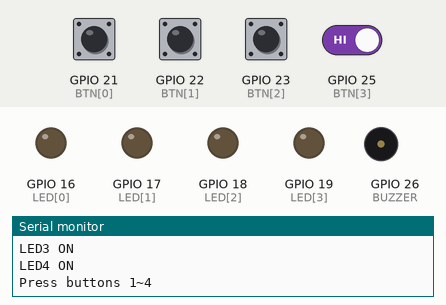
A sketch run on a simulated ESP32. On the bench: output pins drawn as LEDs (lit = HIGH), buzzer (waves = sounding), the last lines printed to the serial monitor. The test bench sets the inputs (shaded band); at power-on: GPIO 21 (BTN[0]), GPIO 22 (BTN[1]), GPIO 23 (BTN[2]), GPIO 25 (BTN[3]) HIGH.

Above: at 3.1 s.
3.2 s: GPIO 21 (BTN[0]) pulled LOW for 0.15 s
At 3.28 s:
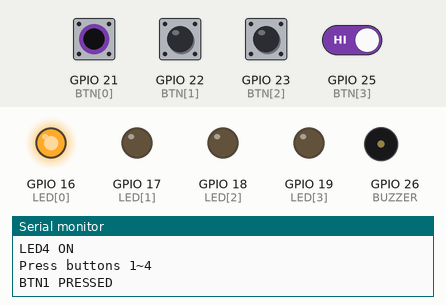
4.8 s: GPIO 22 (BTN[1]) pulled LOW for 0.15 s
At 4.88 s:
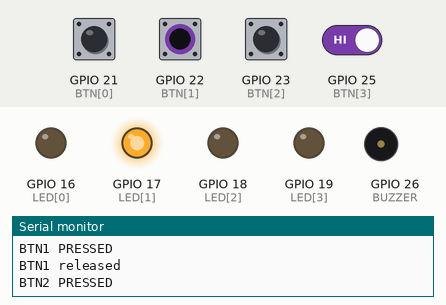
6.4 s: GPIO 23 (BTN[2]) pulled LOW for 0.15 s
At 6.48 s:
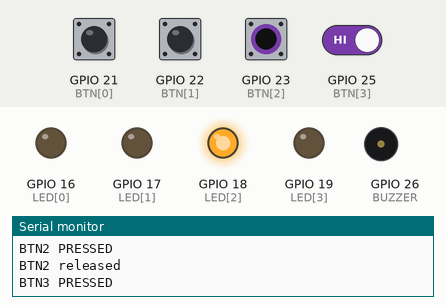
8.0 s: GPIO 21 (BTN[0]) driven LOW and GPIO 25 (BTN[3]) driven LOW
At 8.8 s:
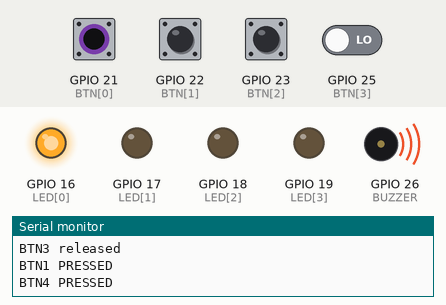
9.5 s: GPIO 22 (BTN[1]) pulled LOW for 1 s
At 10.0 s:
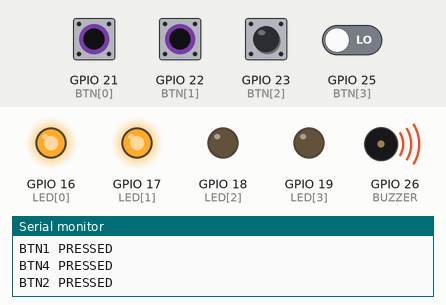
12.0 s: GPIO 23 (BTN[2]) pulled LOW for 1 s
At 12.8 s:
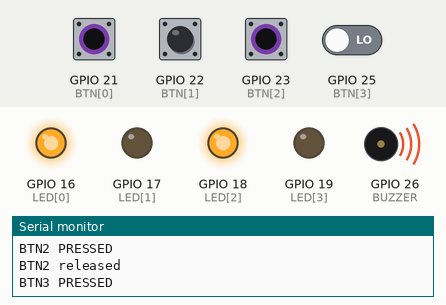
Timing chart, 0 to 15.0 s (numbered marks = the images above; inputs shaded):
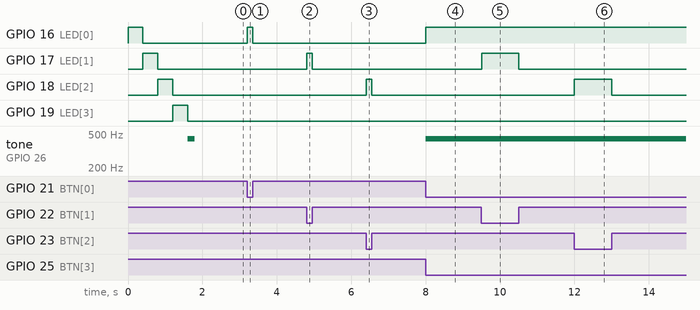

Measured:
- after the input at 3.2 s, GPIO 16 (LED[0]): LOW → HIGH at once, → LOW 0.15 s later
- after the input at 4.8 s, GPIO 17 (LED[1]): LOW → HIGH at once, → LOW 0.15 s later
- after the input at 6.4 s, GPIO 18 (LED[2]): LOW → HIGH at once, → LOW 0.15 s later
- after the input at 8.0 s, GPIO 16 (LED[0]): LOW → HIGH at once; tone on GPIO 26 (BUZZER): silent → 440 Hz at once
- after the input at 9.5 s, GPIO 17 (LED[1]): LOW → HIGH at once, → LOW 1.0 s later
- after the input at 12.0 s, GPIO 18 (LED[2]): LOW → HIGH at once, → LOW 1.0 s later

The sketch:

midterm_wiring_test.ino
```cpp
// 중간고사 배선 테스트 스케치 (채점 대상 아님)
// 배선을 마친 뒤 먼저 업로드해서 LED·버튼·부저 연결이 맞는지 확인한다.
// 시리얼 모니터: 115200bps
//  1) 시작하면 LED1→LED2→LED3→LED4가 차례로 켜지고 부저가 "삑" 한 번 울린다.
//  2) 버튼1~3을 누르고 있는 동안 LED1~3이 켜진다. 버튼4를 누르고 있으면 부저가 울린다.
//  3) 버튼 상태가 바뀔 때마다 시리얼 모니터에 출력된다.  예) BTN3 PRESSED
// 이상하면: 켜지지 않는 LED는 극성(긴 다리 +)과 저항을, 반응 없는 버튼은 대각선 다리와 GND 점퍼를 확인한다.

#if defined(ARDUINO_ARCH_ESP32)
const int LED[4] = {16, 17, 18, 19};
const int BTN[4] = {21, 22, 23, 25};
const int BUZZER = 26;
#else
const int LED[4] = {3, 4, 5, 6};
const int BTN[4] = {7, 8, 9, 10};
const int BUZZER = 11;
#endif

int prev[4] = {HIGH, HIGH, HIGH, HIGH};

void setup() {
  Serial.begin(115200);
  for (int i = 0; i < 4; i++) {
    pinMode(LED[i], OUTPUT);
    pinMode(BTN[i], INPUT_PULLUP);
  }
  pinMode(BUZZER, OUTPUT);

  Serial.println("=== WIRING TEST ===");
  for (int i = 0; i < 4; i++) {          // LED 하나씩 확인
    digitalWrite(LED[i], HIGH);
    Serial.print("LED"); Serial.print(i + 1); Serial.println(" ON");
    delay(400);
    digitalWrite(LED[i], LOW);
  }
  tone(BUZZER, 440, 200);                // 부저 확인
  delay(300);
  Serial.println("Press buttons 1~4");
}

void loop() {
  for (int i = 0; i < 4; i++) {
    int now = digitalRead(BTN[i]);
    if (now != prev[i]) {
      prev[i] = now;
      Serial.print("BTN"); Serial.print(i + 1);
      Serial.println(now == LOW ? " PRESSED" : " released");
    }
  }
  for (int i = 0; i < 3; i++) digitalWrite(LED[i], prev[i] == LOW ? HIGH : LOW);
  if (prev[3] == LOW) tone(BUZZER, 440); else noTone(BUZZER);
  delay(10);
}
```
